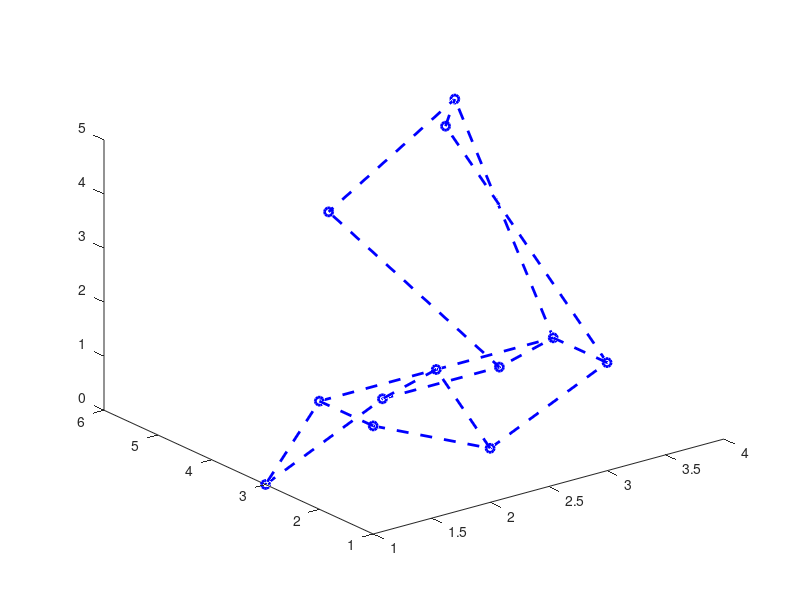

MATLAB code for this plot: (Note: this script raises an error after producing the figure.)
clear; close all;
k_n = 3; k_m = 4;
b_x = [1 2 3 3; 1 2 3 4; 1 2 3 2];
b_y = [1 1 1 4; 2 2 2 6; 3 3 3 4];
b_z = [2 1 2 5; 2 2 2 4; 0 1 1 4];
% b_x = [1 2 3; 1 2 3; 1 2 3];
% b_y = [1 1 1; 2 2 2; 3 3 3];
% b_z = [2 1 2; 2 2 2; 0 1 1];
% b_x = [1 2 3; 1 2 3];
% b_y = [1 1 1; 2 2 2];
% b_z = [2 1 2; 2 2 2];
plot3(b_x, b_y, b_z, 'bo--', 'linewidth', 2); hold on;
plot3(b_x', b_y', b_z', 'b--', 'linewidth', 2);



%%%%%
knots_u = [zeros(1, k_n), ones(1, k_n)];
knots_v = [zeros(1, k_m), ones(1, k_m)];
tab = 0:0.05:1;
B_u = spcol(knots_u, k_n, tab);
B_v = spcol(knots_v, k_m, tab);
X_x = B_u*b_x*B_v.';
X_y = B_u*b_y*B_v.';
X_z = B_u*b_z*B_v.';
surf(X_x, X_y, X_z, 'FaceAlpha', 0.8); shading flat;
s.EdgeColor = 'none';
hold on;
plot3(X_x(1, 1), X_y(1,1), X_z(1,1), 'k.', 'MarkerSize', 20);
plot3(X_x(end, end), X_y(end, end), X_z(end, end), 'k.', 'MarkerSize', 20);
plot3(X_x(end, 1), X_y(end,1), X_z(end,1), 'k.', 'MarkerSize', 20);
plot3(X_x(1, end), X_y(1,end), X_z(1,end), 'k.', 'MarkerSize', 20);

%%%%%
% [x, y, z] = de_casteljau_libro(k_n, k_m, b_x, b_y, b_z, 1, 1);
% plot3(x, y, z, 'g.', 'linewidth', 2, 'markersize', 20); hold on;
for u = 0:0.05:1
    for v = 0:0.05:1
        [x, y, z] = de_casteljau_libro(k_n, k_m, b_x, b_y, b_z, u, v);
        plot3(x, y, z, '.', 'linewidth', 2, 'markersize', 20); hold on;
    end
end

function [Q_x, Q_y, Q_z] = de_casteljau(k, x_p, y_p, z_p, u)
    Q_x(:,1) = x_p;
    Q_y(:,1) = y_p;
    Q_z(:,1) = z_p;
    for i = 2:k
        for j = i:k
            Q_x(j,i) = (1-u)*Q_x(j-1, i-1)+u*Q_x(j, i-1);
            Q_y(j,i) = (1-u)*Q_y(j-1, i-1)+u*Q_y(j, i-1);
            Q_z(j,i) = (1-u)*Q_z(j-1, i-1)+u*Q_z(j, i-1);
        end
    end
    Q_x = Q_x(1,1);
    Q_y = Q_y(1,1);
    Q_z = Q_z(1,1);
end

function [Q_x, Q_y, Q_z] = de_casteljau_libro(k_n, k_m, p_x, p_y, p_z, u, v)
   if (k_m > k_n) 
       temp = zeros(3, k_m);
       for i = 1:k_m
           [temp(1, i), temp(2, i), temp(3, i)] = ...
               de_casteljau(k_n, p_x(:, i), p_y(:, i), p_z(:, i), u);
           plot3(temp(1,i),temp(2, i), temp(3, i), 'g.', 'linewidth', 2, 'markersize', 20);
       end
       [Q_x, Q_y, Q_z] = de_casteljau(k_m, temp(1,:), temp(2,:), temp(3,:), v);
   else
       temp = zeros(3, k_n);
       for i = 1:k_n
           [temp(1, i), temp(2, i), temp(3, i)] = ...
               de_casteljau(k_m, p_x(:, i), p_y(:, i), p_z(:, i), v);
       end
       [Q_x, Q_y, Q_z] = de_casteljau(k_n, temp(1,:), temp(2,:), temp(3,:), u);
   end

end






function [Q_x, Q_y, Q_z] = de_casteljau3d(k_n, k_m, p_x, p_y, p_z, u, v)
    Q_x = p_x;
    Q_y = p_y;
    Q_z = p_z;
    for k = 2:min(k_n, k_m)
        for i = 1:min(k_n, k_m)-k+1 %n
            for j = 1:min(k_n, k_m)-k+1 %m
                Q_x(i, j) = [(1 - u) u] * ...
                    [Q_x(i, j), Q_x(i, j+1); Q_x(i+1, j), Q_x(i+1, j+1)] ...
                    * [(1 - v) v]';
                Q_y(i, j) = [(1 - u) u] * ...
                    [Q_y(i, j), Q_y(i, j+1); Q_y(i+1, j), Q_y(i+1, j+1)] ...
                    * [(1 - v) v]';
                Q_z(i, j) = [(1 - u) u] * ...
                    [Q_z(i, j), Q_z(i, j+1); Q_z(i+1, j), Q_z(i+1, j+1)] ...
                    * [(1 - v) v]';
            end
        end
    end
    plot3(Q_x(1, 1), Q_y(1, 1), Q_z(1, 1), 'o', 'linewidth', 2, 'markersize', 10); hold on;
    if k_m > k_n %procedo su r
        for k = (min(k_n, k_m)+1):k_m
            [Q_x(end,:),Q_y(end,:),Q_z(end,:)] = de_casteljau(k_n, ...
                p_x(:,k), p_y(:,k), p_z(:,k),u);
            plot3(Q_x(1, 1), Q_y(1, 1), Q_z(1, 1), 'o', 'linewidth', 2, 'markersize', 10); hold on;
%             for j = 1:(min(k_n, k_m)-k+1)
%                 for i = j:min(k_n, k_m)-k+1
%                     Q_x(i, j) = [(1-u) u] * [Q_x(i, j), Q_x(i, j+1)]';
%                     Q_y(i, j) = [(1-u) u] * [Q_y(i, j), Q_y(i, j+1)]';
%                     Q_z(i, j) = [(1-u) u] * [Q_z(i, j), Q_z(i, j+1)]';
%                 end
%             end
        end
    end            
    Q_x = Q_x(1, 1);
    Q_y = Q_y(1, 1);
    Q_z = Q_z(1, 1);
    
    
%     if k_n > k_m %procedo su s
%         for k = min(k_n, k_m):max(k_n, k_m)
%             j = min(k_n, k_m)-k+1;
%             for i = 1:min(k_n, k_m)-k+1
%                 Q_x(i, j) = (1-u)*Q_x(i, j)+u*Q_x(i+1,j);
%                 Q_y(i, j) = (1-u)*Q_y(i, j)+u*Q_y(i+1,j);
%                 Q_z(i, j) = (1-u)*Q_z(i, j)+u*Q_z(i+1,j);
%             end
%         end
%     end

    return;
end